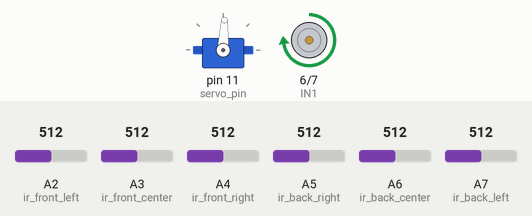
This sketch was run on a simulated Arduino Nano, built with avr-gcc and run on an emulated ATmega328P. On the bench: servo, motor-driver pin pairs drawn as motors (green arrow = first pin HIGH = forward, orange = second pin HIGH = backward, longer = more drive, scaled by the enable pin). The test bench sets the inputs (shaded band); at power-on: A3 (ir_front_center) = 512, A2 (ir_front_left) = 512, A4 (ir_front_right) = 512, A5 (ir_back_right) = 512, A6 (ir_back_center) = 512, A7 (ir_back_left) = 512.

Above: at 1.2 s.
1.3 s: A3 (ir_front_center) set to 633
2.8 s: A3 (ir_front_center) set to 664
At 3.9 s:
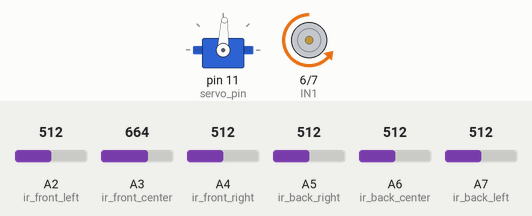
4.3 s: A2 (ir_front_left) set to 634
5.8 s: A2 (ir_front_left) set to 660
At 7.0 s:
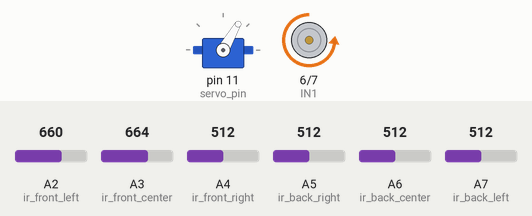
7.3 s: A2 (ir_front_left) set to 640
At 8.5 s:
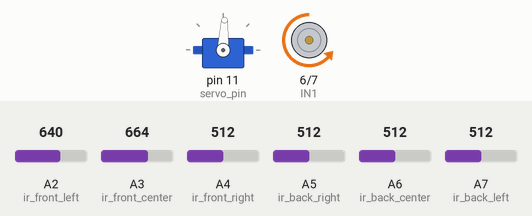
8.8 s: A4 (ir_front_right) set to 640
10.3 s: A4 (ir_front_right) set to 664
At 11.7 s:
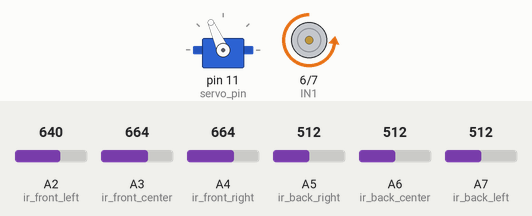
Timing chart, 0 to 12.8 s (numbered marks = the images above; inputs shaded):
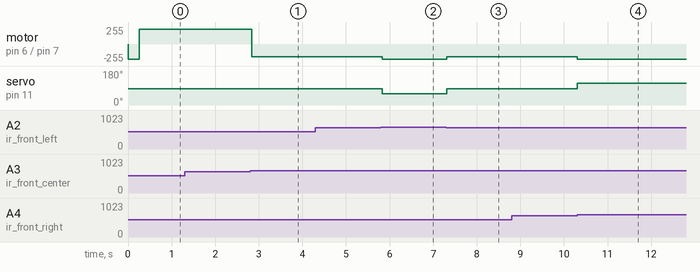

The sketch:

final_code.ino
```cpp
/***************************************************************/
/* Sample code for CSL final project                           */
/* Demonstrating 1) IR sensor, 2) Servo motor, and 3) DC Motor */
/***************************************************************/

enum Mode {
  STRAIGHT,
  S_SHAPED,
  SENSOR,
  DEBUG,
};
enum Color {
  WHITE,
  BLACK,
  GRAY,
};
enum DIRECTION {
  FORWARD,
  BACKWARD,
  TURN_LEFT,
  TURN_RIGHT,
  STOP,
};

// Power your board by connecting 9V battery to Vin pin on Arduino
// Connect the gounds (GND pin) of all of the parts & Arduino

/***** IR Sensor *****/
// #define ir_sensor A2 // A0 pin
// Vcc -> 5V
// GND -> GND
#define ir_front_left A2
#define ir_front_center A3
#define ir_front_right A4
#define ir_back_left A7
#define ir_back_center A6
#define ir_back_right A5

Color front_left_color = GRAY;
Color front_center_color = GRAY;
Color front_right_color = GRAY;
Color back_left_color = GRAY;
Color back_center_color = GRAY;
Color back_right_color = GRAY;


/***** Servo Motor *****/
#define servo_pin 11 // Orange pin (pwm)
// Red pin -> 5V
// Brown pin -> GND

#include <Servo.h>
Servo myservo;
// #define SERVO_LEFT 70
#define SERVO_LEFT 60
#define SERVO_CENTER 87
// #define SERVO_RIGHT 104
#define SERVO_RIGHT 114
int servo_output = SERVO_CENTER;


/***** DC Motor (L298N) *****/
#define ENA 5 // (pwm)
#define IN1 6
#define IN2 7
// +12V -> (+) of 9V battery
// GND -> GND
// OUT1 & OUT2 -> DC Motor

#define DC_LOW 100
#define DC_NORMAL 190
// #define DC_HIGH 210
#define DC_HIGH 225
#define DC_MAX 255
#define DIR_FORWARD 1
#define DIR_BACKWARD 0
int dc_dir = DIR_FORWARD;
int dc_output = DC_HIGH;

/***** Custom global variables *****/
#define DELAY 50
#define STOP_TIME 3000
#define WHITE_THRESHOLD 150
#define BACK_THRESHOLD 650

// Mode mode = STRAIGHT;
// Mode mode = S_SHAPED;
Mode mode = SENSOR;
// Mode mode = DEBUG;

int timer = 0;
DIRECTION prev_direction = FORWARD;
#define BACKWARD_COUNT_THRESHOLD 5
int backward_counter = 0;
#define CENTER_GRAY_COUNT_THRESHOLD 5
int center_gray_counter = 0;
#define DC_MAX_COUNTER 5
int dc_max_counter = 0;

/* Record number of flips to pause */
int color_flips = 0;
int pause_timer = STOP_TIME;
Color last_center_color = GRAY;


void setup() {
  /****** IR Sensor ******/
  //pinMode(ir_sensor, INPUT);
  pinMode(ir_front_left, INPUT);
  pinMode(ir_front_center, INPUT);
  pinMode(ir_front_right, INPUT);
  pinMode(ir_back_left, INPUT);
  pinMode(ir_back_center, INPUT);
  pinMode(ir_back_right, INPUT);

  /***** Servo Motor *****/
  pinMode(servo_pin, OUTPUT);
  myservo.attach(servo_pin);

  /** DC Motor (L298N) ***/
  pinMode(ENA, OUTPUT);
  pinMode(IN1, OUTPUT);
  pinMode(IN2, OUTPUT);
  setDirection(dc_dir);
  analogWrite(ENA, dc_output);

  Serial.begin(38400);
}

void loop() {
  /* Read IR Sensor values */
  int ir_front_left_val = analogRead(ir_front_left);
  int ir_front_center_val = analogRead(ir_front_center);
  int ir_front_right_val = analogRead(ir_front_right);
  int ir_back_left_val = analogRead(ir_back_left);
  int ir_back_center_val = analogRead(ir_back_center);
  int ir_back_right_val = analogRead(ir_back_right);

  front_left_color = value_to_color(ir_front_left_val);
  front_center_color = value_to_color(ir_front_center_val);
  front_right_color = value_to_color(ir_front_right_val);
  back_left_color = value_to_color(ir_back_left_val);
  back_center_color = value_to_color(ir_back_center_val);
  back_right_color = value_to_color(ir_back_right_val);

  switch (mode) {
    case DEBUG:
      Serial.print("ir_front_left_val = ");
      Serial.println(ir_front_left_val);
      Serial.print("ir_front_center_val = ");
      Serial.println(ir_front_center_val);
      Serial.print("ir_front_right_val = ");
      Serial.println(ir_front_right_val);
      Serial.print("ir_back_left_val = ");
      Serial.println(ir_back_left_val);
      Serial.print("ir_back_center_val = ");
      Serial.println(ir_back_center_val);
      Serial.print("ir_back_right_val = ");
      Serial.println(ir_back_right_val);
      Serial.print("color_flips = ");
      Serial.println(color_flips);
      Serial.print("pause_timer = ");
      Serial.println(pause_timer);
      Serial.println();
      forward();
      delay(500);
      break;
    case SENSOR:
      make_decision();
      break;
    case STRAIGHT:
      forward();
      break;
    case S_SHAPED:
      int interval = 2000;
      if (timer >= 4 * interval) {
        timer = 0;
      }
      if (timer < interval) {
        forward();
      } else if (timer < 2 * interval) {
        turn_left();
      } else if (timer < 3 * interval) {
        forward();
      } else {
        turn_right();
      }
      break;
    default:
      break;
  }

  /* Rotate servo motor according to the input (degree) */
  myservo.write(servo_output);

  /* Set DC motor direction and power */
  setDirection(dc_dir);
  analogWrite(ENA,  dc_output);

  timer += DELAY;
  delay(DELAY);
}

void make_decision() {
  if (back_center_color != GRAY) {
    if (prev_direction != STOP && center_gray_counter < CENTER_GRAY_COUNT_THRESHOLD && (back_center_color == WHITE) && (last_center_color != WHITE)) {
      if (prev_direction == BACKWARD) color_flips--;
      else color_flips++;
    }
    center_gray_counter = 0;
  } else if (prev_direction != STOP) {
    center_gray_counter++;
  }
  last_center_color = back_center_color;

  if (color_flips >= 8){
    color_flips = 0;
    stop();
    pause_timer = DELAY;
    return;
  }
  if (pause_timer < STOP_TIME){
    stop();
    pause_timer += DELAY;
    return;
  }

  if (prev_direction == BACKWARD) {
    if (front_center_color != GRAY) {
      forward();
    } else {
      backward();
    }
    return;
  }

  if (front_left_color != GRAY) {
    turn_left();
  } else if (front_right_color != GRAY) {
    turn_right();
  } else if (front_center_color != GRAY) {
    forward();
  } else { // All 3 sensors in front are gray
    if (back_left_color != GRAY) {
      turn_left();
    } else if (back_right_color != GRAY) {
      turn_right();
    } else if (front_center_color != GRAY){
      forward();
    } else {
      if (backward_counter < BACKWARD_COUNT_THRESHOLD ) {
        backward_counter++;
      } else {
        backward_counter = 0;
        backward();
      }
    }
  }
}

void forward() {
  servo_output = SERVO_CENTER;
  dc_output = DC_NORMAL;
  dc_dir = DIR_FORWARD;
  prev_direction = FORWARD;
}

void turn_left() {
  servo_output = SERVO_LEFT;
  if (prev_direction == STOP) {
    dc_max_counter = DC_MAX_COUNTER;
  }
  if (dc_max_counter > 0) {
    dc_output = DC_MAX;
    dc_max_counter--;
  } else {
    dc_output = DC_HIGH;
  }
  dc_dir = DIR_FORWARD;
  prev_direction = TURN_LEFT;
}

void turn_right() {
  servo_output = SERVO_RIGHT;
  if (prev_direction == STOP) {
    dc_max_counter = DC_MAX_COUNTER;
  }
  if (dc_max_counter > 0) {
    dc_output = DC_MAX;
    dc_max_counter--;
  } else {
    dc_output = DC_HIGH;
  }
  dc_dir = DIR_FORWARD;
  prev_direction = TURN_RIGHT;
}

void backward() {
  servo_output = SERVO_CENTER;
  dc_output = DC_HIGH;
  dc_dir = DIR_BACKWARD;
  prev_direction = BACKWARD;
}

void stop() {
  if (dc_output > DC_NORMAL) {
    dc_output = 140;
  } else {
    dc_output = 100;
  }
  dc_dir = DIR_BACKWARD;
  prev_direction = STOP;
}

void setDirection(int dir) {
  if (dir == DIR_BACKWARD) {
    digitalWrite(IN1, HIGH);
    digitalWrite(IN2, LOW);
  } else if (dir == DIR_FORWARD) {
    digitalWrite(IN1, LOW);
    digitalWrite(IN2, HIGH);
  }
}

Color value_to_color(int val) {
  if (val < WHITE_THRESHOLD) return WHITE;
  if (val < BACK_THRESHOLD) return GRAY;
  return BLACK;
}
```

Measured:
- the behaviour switches between 649 and 650 on A3 (ir_front_center) (found by bisection; images 0 and 1)
- the behaviour switches between 649 and 650 on A2 (ir_front_left) (found by bisection; images 1 and 2)
- the behaviour switches between 649 and 650 on A4 (ir_front_right) (found by bisection; images 3 and 4)
- after the input at 1.3 s, every drawn part: stays the same
- after the input at 2.8 s, motor on pin 6 (IN1) / pin 7 (IN2): forward 225/255 → backward 190/255 at once
- after the input at 4.3 s, every drawn part: stays the same
- after the input at 5.8 s, motor on pin 6 (IN1) / pin 7 (IN2): backward 190/255 → backward 225/255 at once; servo on pin 11 (servo_pin): 87° → 60° at once
- after the input at 7.3 s, motor on pin 6 (IN1) / pin 7 (IN2): backward 225/255 → backward 190/255 at once; servo on pin 11 (servo_pin): 60° → 87° at once
- after the input at 8.8 s, every drawn part: stays the same
- after the input at 10.3 s, motor on pin 6 (IN1) / pin 7 (IN2): backward 190/255 → backward 225/255 at once; servo on pin 11 (servo_pin): 87° → 114° at once
